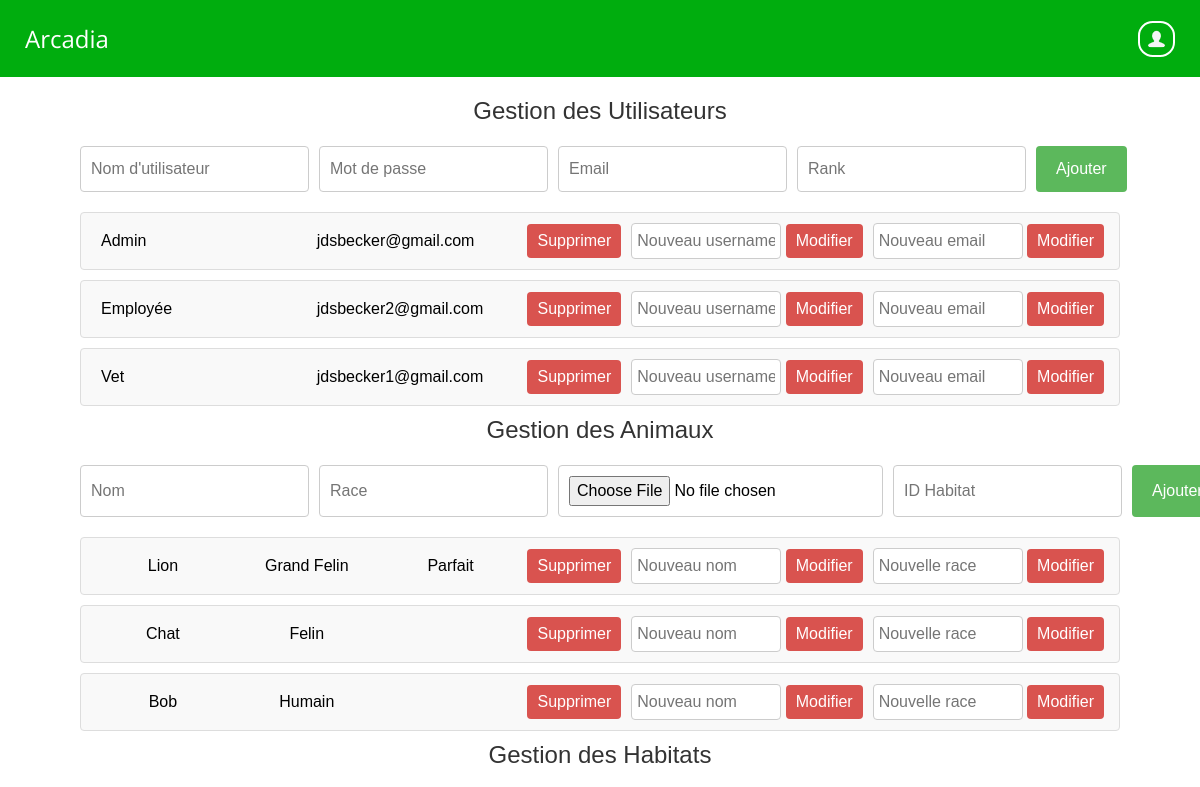
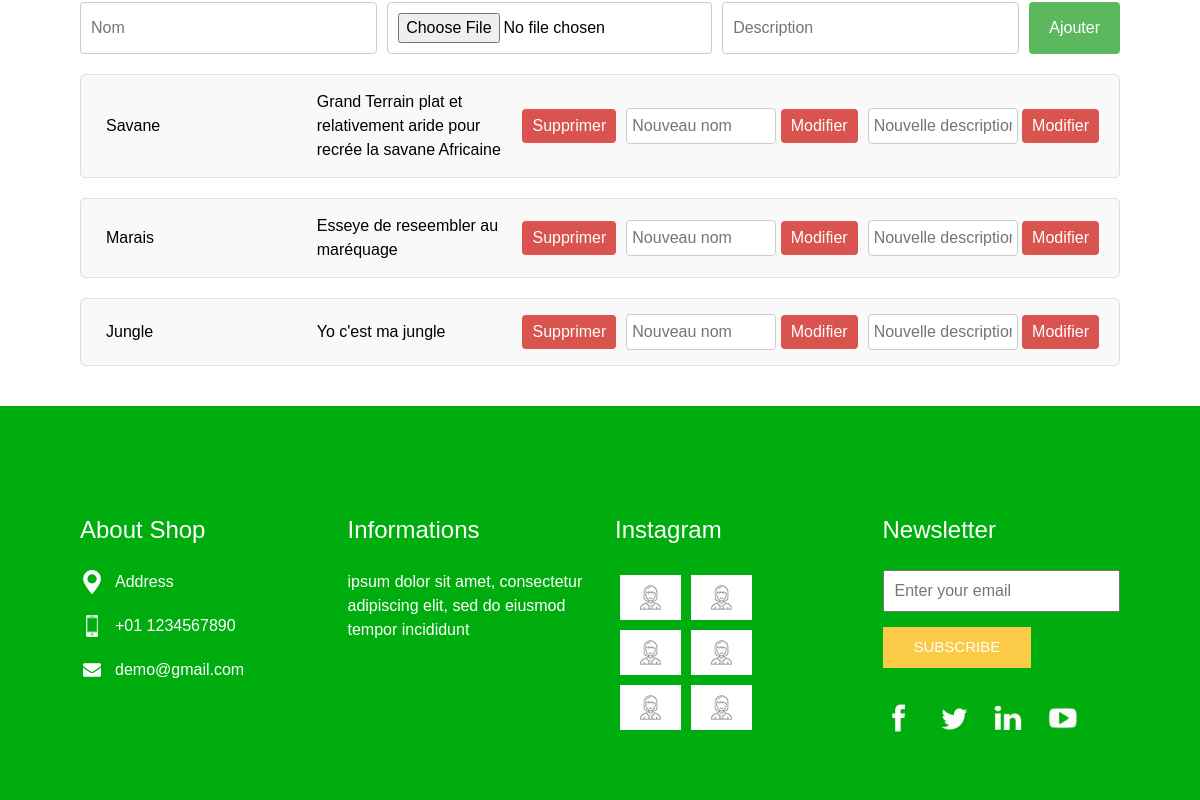
/ZOO/public/admin_dash.php (signed in), run on an earlier commit of the app's database (2 pictures, top to bottom).
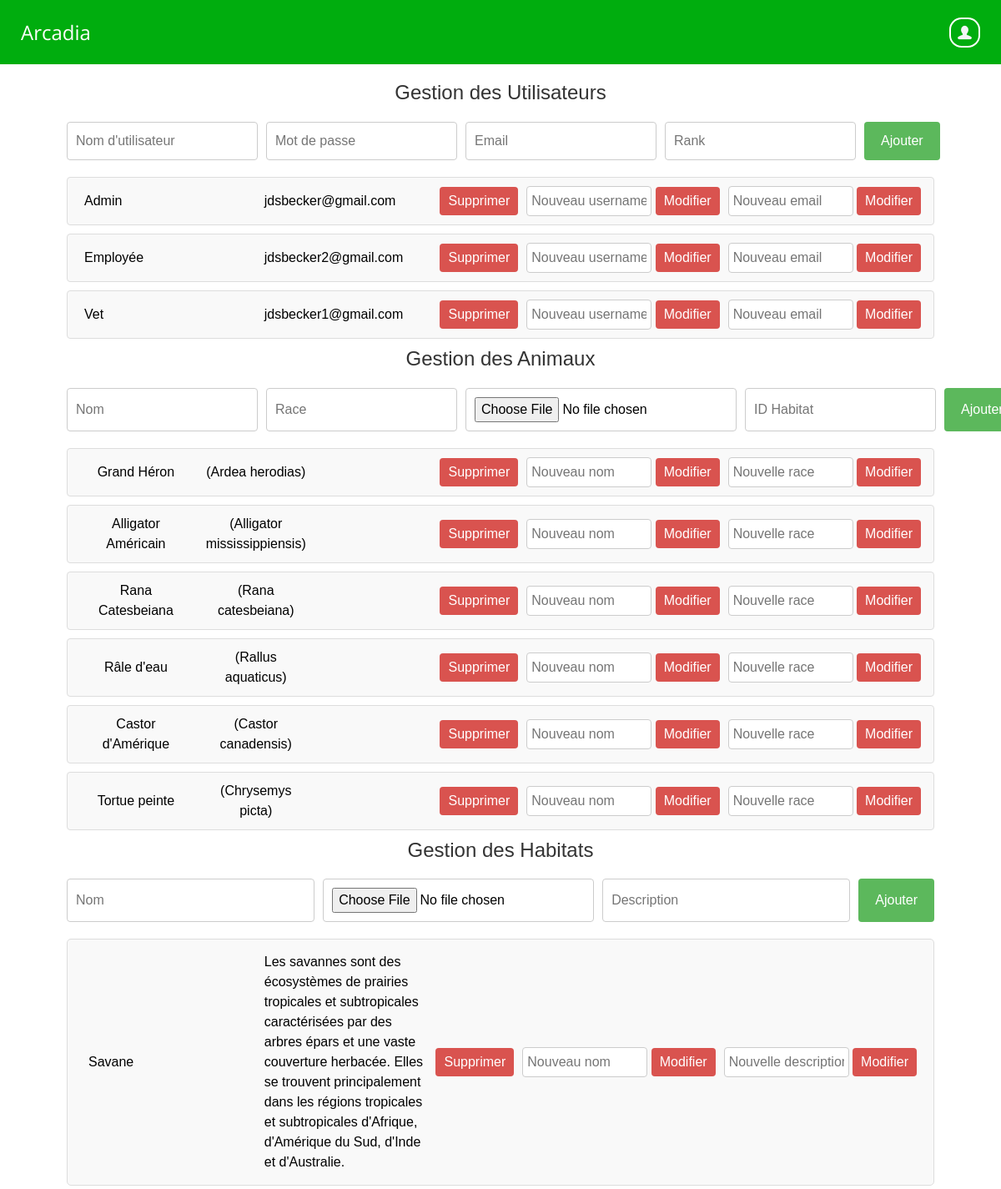
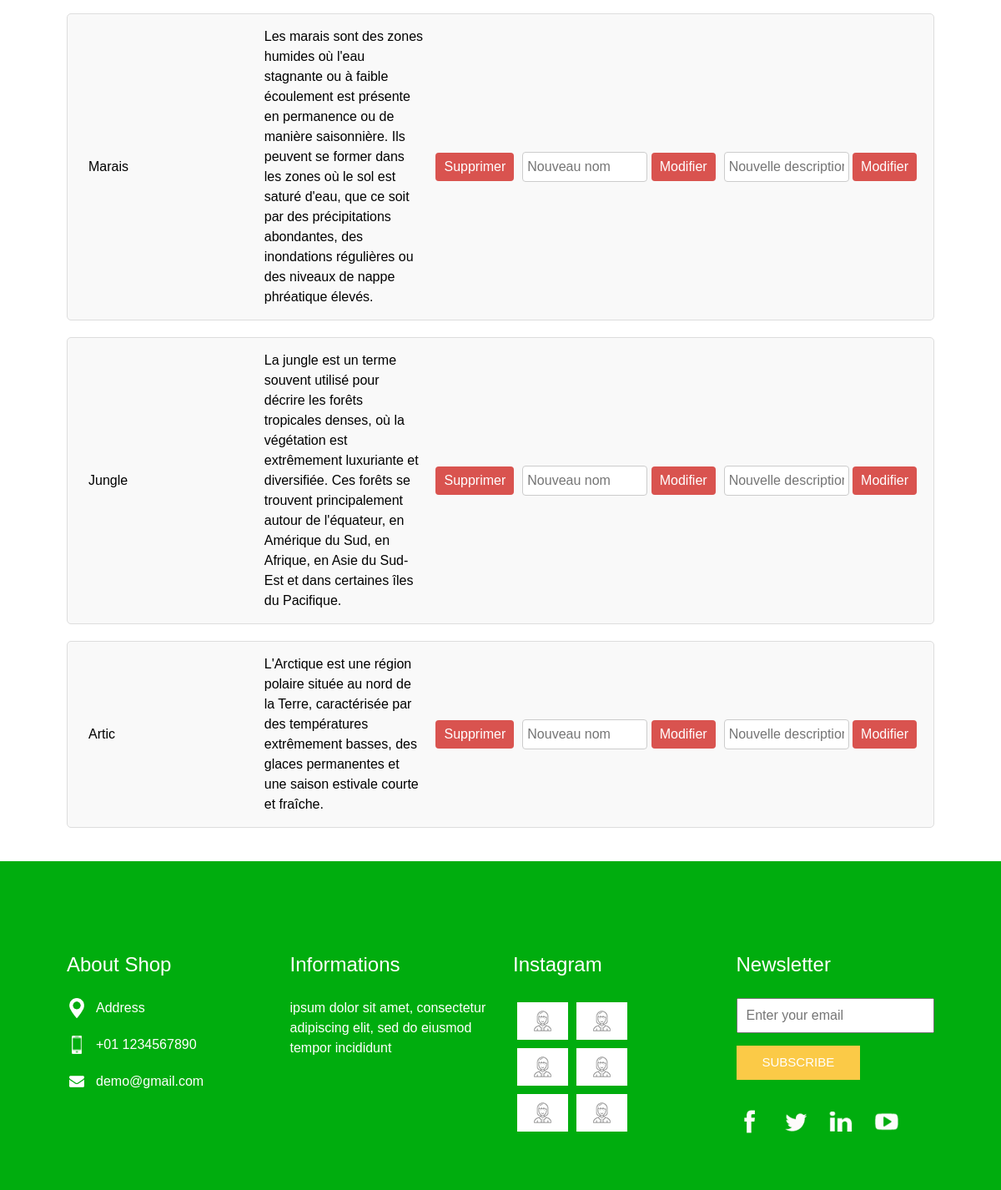
And on a later commit of the database (2 pictures, top to bottom).
### tables this page shows
CREATE TABLE `users` (
  `User_id` int(11) NOT NULL,
  `User_rank` tinyint(4) NOT NULL,
  `Username` varchar(25) NOT NULL,
  `Password` varchar(255) NOT NULL,
  `Email` varchar(255) DEFAULT NULL
);

CREATE TABLE `passages` (
  `Vet_Username` varchar(30) NOT NULL,
  `Passage_Id` int(11) NOT NULL,
  `Etat` varchar(255) NOT NULL,
  `Nourriture` varchar(255) NOT NULL,
  `Poids_Nourriture` float NOT NULL,
  `Detail_Animal` varchar(500) NOT NULL,
  `Detail_Habitat` varchar(800) DEFAULT NULL,
  `Animal_Id` int(11) NOT NULL,
  `Habitat_Id` int(11) NOT NULL,
  `DATE` timestamp NOT NULL DEFAULT current_timestamp() ON UPDATE current_timestamp()
);

CREATE TABLE `animaux` (
  `Animal_Id` int(11) NOT NULL,
  `Nom` varchar(255) NOT NULL,
  `Race` varchar(255) NOT NULL,
  `Img` mediumblob NOT NULL,
  `Habitat_Id` int(11) NOT NULL
);

CREATE TABLE `habitats` (
  `Habitat_Id` int(11) NOT NULL,
  `Nom` varchar(255) NOT NULL,
  `Img` mediumblob NOT NULL,
  `Desc` varchar(500) NOT NULL
);

### ZOO/controllers/ManageController.php (the view, shortened to what this page needs)
<?php
function listUsers($conn) {
    $query = "SELECT * FROM users";
    $stmt = $conn->prepare($query);
    $stmt->execute();
    $users = $stmt->fetchAll(PDO::FETCH_ASSOC);
    foreach ($users as $user) {
        echo "<div class='user list-item'>
                <span>{$user['Username']}</span>
                <span>{$user['Email']}</span>
                <form method='POST' action='../controllers/manageController.php'>
                    <input type='hidden' name='user_id' value='{$user['User_id']}'>
                    <input type='hidden' name='action' value='deleteUser'>
                    <button type='submit'>Supprimer</button>
                </form>
                <form method='POST' action='../controllers/manageController.php'>
                    <input type='hidden' name='user_id' value='{$user['User_id']}'>
                    <input type='text' name='value' placeholder='Nouveau username'>
                    <input type='hidden' name='column' value='Username'>
                    <input type='hidden' name='action' value='updateUser'>
                    <button type='submit'>Modifier</button>
                </form>
                <form method='POST' action='../controllers/manageController.php'>
                    <input type='hidden' name='user_id' value='{$user['User_id']}'>
                    <input type='text' name='value' placeholder='Nouveau email'>
                    <input type='hidden' name='column' value='Email'>
                    <input type='hidden' name='action' value='updateUser'>
                    <button type='submit'>Modifier</button>
                </form>
            </div>";
    }
}
function listAnimals($conn) {
    $query = "SELECT a.*, p.Etat FROM animaux a LEFT JOIN passages p ON a.Animal_Id = p.Animal_Id";
    $stmt = $conn->prepare($query);
    $stmt->execute();
    $animals = $stmt->fetchAll(PDO::FETCH_ASSOC);
    foreach ($animals as $animal) {
        echo "<div class='animal list-item'>
                <span>{$animal['Nom']}</span>
                <span>{$animal['Race']}</span>
                <span>{$animal['Etat']}</span>
                <form method='POST' action='../controllers/manageController.php'>
                    <input type='hidden' name='animal_id' value='{$animal['Animal_Id']}'>
                    <input type='hidden' name='action' value='deleteAnimal'>
                    <button type='submit'>Supprimer</button>
                </form>
                <form method='POST' action='../controllers/manageController.php'>
                    <input type='hidden' name='animal_id' value='{$animal['Animal_Id']}'>
                    <input type='text' name='value' placeholder='Nouveau nom'>
                    <input type='hidden' name='column' value='Nom'>
                    <input type='hidden' name='action' value='updateAnimal'>
                    <button type='submit'>Modifier</button>
                </form>
                <form method='POST' action='../controllers/manageController.php'>
                    <input type='hidden' name='animal_id' value='{$animal['Animal_Id']}'>
                    <input type='text' name='value' placeholder='Nouvelle race'>
                    <input type='hidden' name='column' value='Race'>
                    <input type='hidden' name='action' value='updateAnimal'>
                    <button type='submit'>Modifier</button>
                </form>
            </div>";
    }
}
function listHabitats($conn) {
    $query = "SELECT * FROM habitats";
    $stmt = $conn->prepare($query);
    $stmt->execute();
    $habitats = $stmt->fetchAll(PDO::FETCH_ASSOC);
    foreach ($habitats as $habitat) {
        echo "<div class='habitat list-item'>
                <span>{$habitat['Nom']}</span>
                <span>{$habitat['Desc']}</span>
                <form method='POST' action='../controllers/manageController.php'>
                    <input type='hidden' name='habitat_id' value='{$habitat['Habitat_Id']}'>
                    <input type='hidden' name='action' value='deleteHabitat'>
                    <button type='submit'>Supprimer</button>
                </form>
                <form method='POST' action='../controllers/manageController.php'>
                    <input type='hidden' name='habitat_id' value='{$habitat['Habitat_Id']}'>
                    <input type='text' name='value' placeholder='Nouveau nom'>
                    <input type='hidden' name='column' value='Nom'>
                    <input type='hidden' name='action' value='updateHabitat'>
                    <button type='submit'>Modifier</button>
                </form>
                <form method='POST' action='../controllers/manageController.php'>
                    <input type='hidden' name='habitat_id' value='{$habitat['Habitat_Id']}'>
                    <input type='text' name='value' placeholder='Nouvelle description'>
                    <input type='hidden' name='column' value='Desc'>
                    <input type='hidden' name='action' value='updateHabitat'>
                    <button type='submit'>Modifier</button>
                </form>
            </div>";
    }
}
?>

What changed in the data, as far as the page shows it:
removed passages: Animal_Id.Nom "Lion", Animal_Id.Race "Grand Felin", Etat "Parfait"
removed animaux: Nom "Chat", Race "Felin"
removed animaux: Nom "Bob", Race "Humain"
added animaux: Nom "Grand Héron", Race "(Ardea herodias)"
added passages: Animal_Id.Nom "Alligator Américain", Animal_Id.Race "(Alligator mississippiensis)"
added animaux: Nom "Rana Catesbeiana", Race "(Rana catesbeiana)"
added animaux: Nom "Râle d'eau", Race "(Rallus aquaticus)"
added animaux: Nom "Castor d'Amérique", Race "(Castor canadensis)"
added animaux: Nom "Tortue peinte", Race "(Chrysemys picta)"
changed habitats "Savane": Desc "Grand Terrain plat et relativement aride pour recrée la savane Africaine" → "Les savannes sont des écosystèmes de prairies tropicales et subtropicales caractérisées par des arbres épars et une vaste couverture herbacée. Elles se trouvent principalement dans les régions tropicales et subtropicales d'Afrique, d'Amérique du Sud, d'Inde et d'Australie."
changed habitats "Marais": Desc "Esseye de reseembler au maréquage" → "Les marais sont des zones humides où l'eau stagnante ou à faible écoulement est présente en permanence ou de manière saisonnière. Ils peuvent se former dans les zones où le sol est saturé d'eau, que ce soit par des précipitations abondantes, des inondations régulières ou des niveaux de nappe phréatique élevés."
changed habitats "Jungle": Desc "Yo c'est ma jungle" → "La jungle est un terme souvent utilisé pour décrire les forêts tropicales denses, où la végétation est extrêmement luxuriante et diversifiée. Ces forêts se trouvent principalement autour de l'équateur, en Amérique du Sud, en Afrique, en Asie du Sud-Est et dans certaines îles du Pacifique."
added habitats: Nom "Artic", Desc "L'Arctique est une région polaire située au nord de la Terre, caractérisée par des températures extrêmement basses, des glaces permanentes et une saison estivale courte et fraîche."
